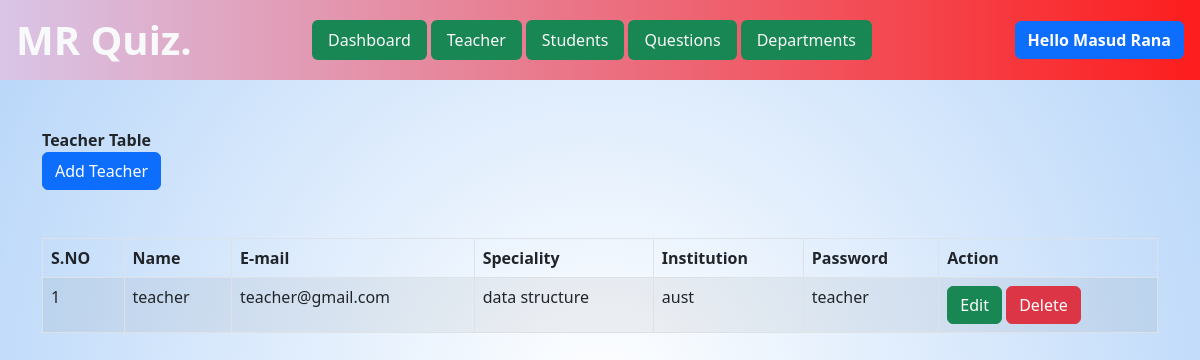
Page /admin/teachers.php (signed in) on the committed database.
### tables this page shows
CREATE TABLE `teachers` (
  `id` int(11) NOT NULL,
  `name` varchar(255) DEFAULT NULL,
  `email` varchar(255) DEFAULT NULL,
  `password` varchar(255) NOT NULL,
  `speciality` varchar(25) DEFAULT NULL,
  `institution` varchar(255) NOT NULL,
  `img_path` varchar(255) NOT NULL
);

### admin/teachers.php (the view, shortened to what this page needs)
<?php include 'header.inc.php'; ?>
    <div class="container-fluid teacher mt-5">
        <div class="container">
            <div class="row">
                <div class="tbl-container">
                    <div class="head d-flex flex-column mb-5">
                        <strong>Teacher Table</strong>
                        <a href="add-teacher.php"><button class="btn btn-primary">Add Teacher</button></a>
                    </div>
                    <table class="table table-bordered table-striped">
                        <thead>
                            <tr>
                                <th>S.NO</th>
                                <th>Name</th>
                                <th>E-mail</th>
                                <th>Speciality</th>
                                <th>Institution</th>
                                <th>Password</th>
                                <th>Action</th>
                            </tr>
                        </thead>
                        <tbody>
                        <?php
                            if(isset($_SESSION['name'])){
                                $query="SELECT * from teachers";
                                $result=mysqli_query($con,$query) or die('Query failed');
                                if(mysqli_num_rows($result)>0){
                                    while($data=mysqli_fetch_assoc($result)){
                        ?>
                            <tr>
                                <td><?php echo $data['id']; ?></td>
                                <td><?php echo $data['name']; ?></td>
                                <td><?php echo $data['email']; ?></td>
                                <td><?php echo $data['speciality']; ?></td>
                                <td><?php echo $data['institution']; ?></td>
                                <td><?php echo $data['password']; ?></td>
                                <td>
                                    <button class="btn btn-success"><a class="nav-link" href="update-teacher.php?id=<?php echo $data['id']; ?>">Edit</a></button> <button class="btn btn-danger"><a class="nav-link"  href="delete-teacher.php?id=<?php echo $data['id']; ?>">Delete</a></button>
                                </td>
                            </tr>
                            <?php
                                    }
                                }
                            }
                        ?>
                        </tbody>
                    </table>
                </div>
            </div>
        </div>
    </div>
</body>
</html>

### css/style.css (style rules this page uses)
body { background: radial-gradient(circle, rgba(255,255,255,1) 0%, rgba(182,213,249,1) 100%); }

### rows in the picture
teachers: id "1", name "teacher", email "teacher@gmail.com", speciality "data structure", institution "aust", password "teacher"

### other values in the picture
$_SESSION['name'] "Masud Rana"
